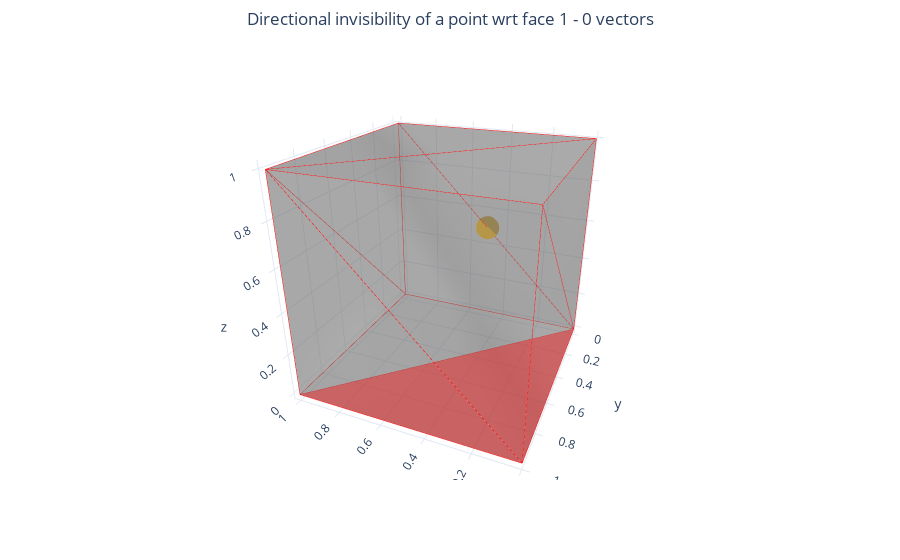

Notebook source saved alongside this figure:
### Code cell
get_directional_maps(1).show()

### Figure 1 — Plotly figure (JSON) as saved in the notebook; plotly's stock layout.template omitted (floating-point values rounded to 4 significant figures)
{"data": [{"color": "gray", "i": [0, 0, 0, 0, 2, 2, 4, 4, 0, 0, 1, 1], "j": [6, 2, 3, 1, 7, 3, 6, 7, 4, 5, 5, 7], "k": [4, 6, 2, 3, 6, 7, 7, 5, 5, 1, 7, 3], "opacity": 0.4, "type": "mesh3d", "x": [0, 0, 0, 0, 1, 1, 1, 1], "y": [0, 0, 1, 1, 0, 0, 1, 1], "z": [0, 1, 0, 1, 0, 1, 0, 1]}, {"line": {"color": "red", "width": 1}, "mode": "lines", "name": "", "type": "scatter3d", "x": [0, 1, 1, 0, 0, 1, 0, 0, 0, 0, 0, 0, 0, 1, 1, 0, 0, 1, 1, 1, 1, 1, 1, 1, 0, 1, 1, 0, 1, 0, 0, 1, 1, 0, 1, 0], "y": [0, 1, 0, 0, 1, 1, 0, 1, 1, 0, 0, 1, 1, 1, 1, 1, 1, 1, 0, 1, 1, 0, 1, 0, 0, 0, 0, 0, 0, 0, 0, 0, 1, 0, 1, 1], "z": [0, 0, 0, 0, 0, 0, 0, 1, 0, 0, 1, 1, 0, 1, 0, 0, 1, 1, 0, 0, 1, 0, 1, 1, 0, 0, 1, 0, 1, 1, 1, 1, 1, 1, 1, 1]}, {"marker": {"color": "goldenrod"}, "mode": "markers", "type": "scatter3d", "x": [0.5], "y": [0], "z": [0.5]}, {"colorscale": [[0, "rgb(247,251,255)"], [0.125, "rgb(222,235,247)"], [0.25, "rgb(198,219,239)"], [0.375, "rgb(158,202,225)"], [0.5, "rgb(107,174,214)"], [0.625, "rgb(66,146,198)"], [0.75, "rgb(33,113,181)"], [0.875, "rgb(8,81,156)"], [1, "rgb(8,48,107)"]], "showscale": false, "type": "cone", "u": [], "v": [], "w": [], "x": [], "y": [], "z": []}, {"color": "red", "i": [0], "j": [2], "k": [6], "opacity": 0.4, "type": "mesh3d", "x": [0, 0, 0, 0, 1, 1, 1, 1], "y": [0, 0, 1, 1, 0, 0, 1, 1], "z": [0, 1, 0, 1, 0, 1, 0, 1]}], "layout": {"margin": {"l": 0, "pad": 4, "r": 0, "t": 50}, "scene": {"camera": {"eye": {"x": -0.76, "y": 1.8, "z": 0.92}}}, "showlegend": false, "title": {"text": "Directional invisibility of a point wrt face 1 - 0 vectors", "x": 0.5}}}
